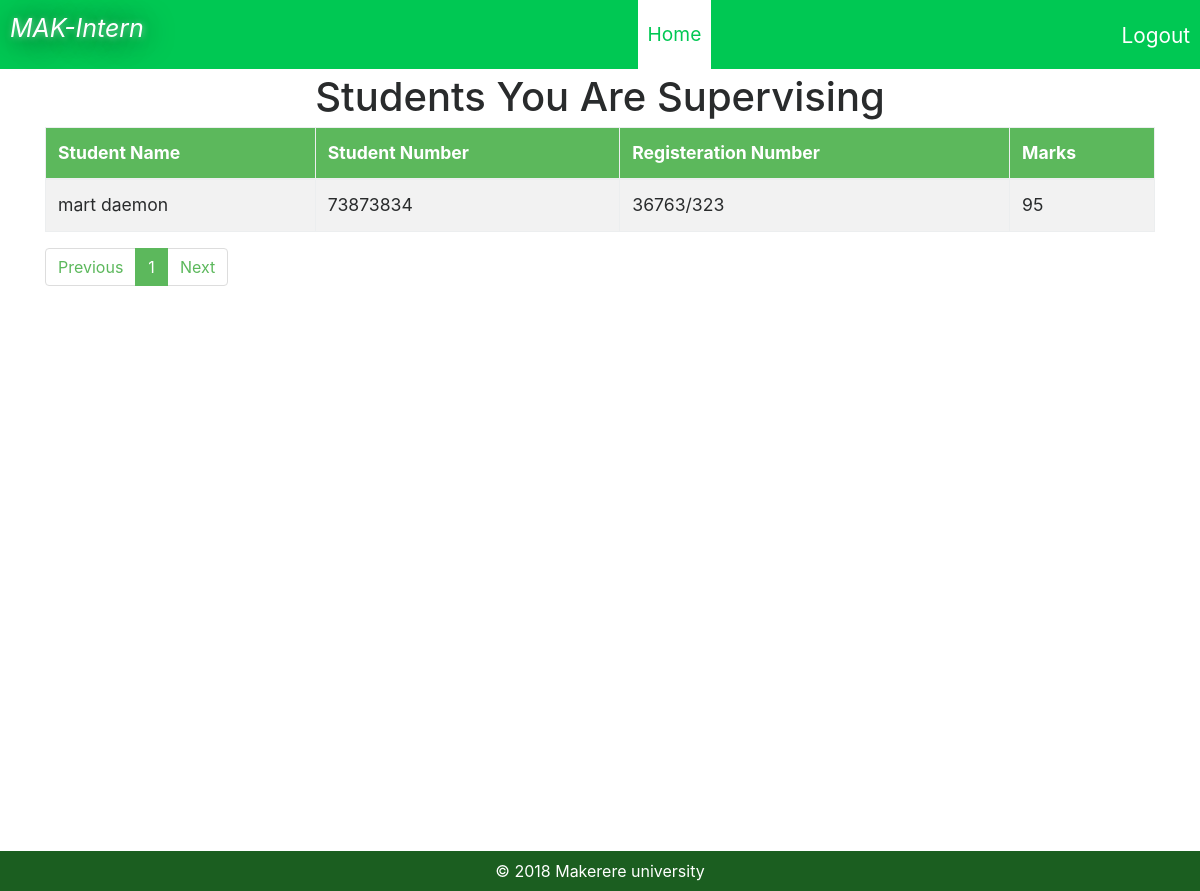
The app's page /users/accademic/index.php (signed in) with its own data.
### tables this page shows
CREATE TABLE `student` (
  `id` int(11) NOT NULL,
  `name` varchar(100) NOT NULL,
  `student_number` varchar(45) NOT NULL,
  `reg_number` varchar(45) NOT NULL,
  `academic_supervisor_id` int(11) NOT NULL,
  `field_supervisor_id` int(11) DEFAULT NULL,
  `college_id` int(11) NOT NULL,
  `field_sipervisor_field_marks` int(11) DEFAULT NULL,
  `accademic_supervisor_field_marks` int(11) DEFAULT NULL,
  `report_marks` int(11) DEFAULT NULL,
  `logbook_marks` int(11) DEFAULT NULL,
  `marks` int(11) DEFAULT NULL,
  `company_details` text,
  `exel_status` varchar(20) NOT NULL,
  `course_id` int(11) NOT NULL
);

### php/classes/Student.php (called while the page is built, shortened)
<?php
class Student{
    public static function getPaginatedStudentBySupervisorId($db, $supervisor_id, $lim){
        $sql = "SELECT * FROM student WHERE academic_supervisor_id = :academic_supervisor_id ORDER BY id ASC LIMIT $lim, 10";
        $stmt = $db->prepare($sql);
        $stmt->bindParam(':academic_supervisor_id', $supervisor_id);
        $stmt->execute();
        $results = $stmt->fetchAll(PDO::FETCH_ASSOC);
        return $results;
    }
    public static function getStudentPagesBySupervisorId($db, $supervisor_id){
        $sql = 'SELECT * FROM student WHERE academic_supervisor_id = :academic_supervisor_id';
        $stmt = $db->prepare($sql);
        $stmt->bindParam(':academic_supervisor_id', $supervisor_id);
        $stmt->execute();
        $rows = $stmt->rowCount();
        $pages = ceil($rows/10);
        return $pages;
    }
}

### php/classes/College.php (called while the page is built, shortened)
<?php
class College{
    public static function getCollegeById($db, $id){
        $sql = "SELECT * FROM colleges where id = :id";
        $stmt = $db->prepare($sql);
        $stmt->bindParam(":id", $id);
        $stmt->execute();
        $resutSet = $stmt->fetchAll(PDO::FETCH_ASSOC);
        if($stmt->rowCount() == 1){
            return $resutSet[0];
        }
    }
}

### users/accademic/index.php (the view, shortened to what this page needs)
<?php
require_once('../../php/db.php');
if(isset($_SESSION['accademic_supervisor'])){
    $user = $_SESSION['accademic_supervisor'];
}else{
    header('Location: ../../index.php');
}
if(isset($_GET['page'])){
     $page = $_GET['page'];
   }else{
     $page = 1;
   }
   if($page == '' || $page == 1){
     $page1 = 0;
   }else{
     $page1 = ($page * 10) - 10;
   }
   $prev = $page - 1;
   $next = $page + 1;
$total_pages = Student::getStudentPagesBySupervisorId($db, $user['id']);
$students = Student::getPaginatedStudentBySupervisorId($db, $user['id'], $page1);
$college_name = College::getCollegeById($db, $user['college_id'])['name'];
?>
<!DOCTYPE html>
<html lang="en">
<head>
    <link rel="stylesheet" href="../../assets/css/bootstrap-reboot.min.css">
    <link rel="stylesheet" href="../../assets/css/bootstrap-grid.min.css">
    <link rel="stylesheet" href="../../assets/css/bootstrap.min.css">
    <link rel="stylesheet" href="../../assets/css/navbar.css">
    <link rel="stylesheet" href="../../assets/css/style.css">
    <link rel="stylesheet" href="../../assets/css/accademic.css">
</head>
<body>
<div class="mynavbar">
    <a href="index.php" class="mybrand">MAK-Intern</a>
    <ul class="mynav">
      <li class="mynav-link">
        <a href="index.php" class="myactive">Home</a>
      </li>
    </ul>
      <a href="../../logout.php" class="logout">Logout</a>
  </div>
    <div class="container">
        <h1 class="text-center">Students You Are Supervising</h1>
        <?php if($college_name == "education"){
            ?>
            <table class="table table-striped table-bordered">
             <thead class="bg-success text-white text-capitalize">
                 <th>student name</th>
                 <th>student number</th>
                 <th>registeration number</th>
                 <th>marks</th>
             </thead>
             <?php foreach($students as $student){ ?>
                <tr>
                    <td><?php echo $student['name']; ?></td>
                    <td><?php echo $student['student_number']; ?></td>
                    <td><?php echo $student['reg_number']; ?></td>
                    <td><?php
                        if($student['marks']){
                            echo $student['marks'];
                        }else{
                            ?>
                            <a href="./edu_evaluate.php?id=<?php echo $student['id']; ?>" class="btn btn-success">Evaluate</a>
                            <?php
                        }
                    ?></td>
                </tr>
             <?php } ?>
        </table>
          <?php
        } ?>
    <nav aria-label="">
        <ul class="pagination">
          <li class="page-item <?php if($total_pages <= 1 || $prev < 1){echo "disabled";} ?>">
            <a class="page-link" href="?page=<?php echo $prev; ?>" tabindex="-1">Previous</a>
          </li>
          <li class="page-item <?php if($page == 1){echo "active";} ?>"><a class="page-link" href="?page=1">1</a></li>
          <li class="page-item <?php if($total_pages <= 1 || $next > $total_pages){echo "disabled";} ?>">
            <a class="page-link" href="?page=<?php echo $next; ?>">Next</a>
          </li>
        </ul>
      </nav>
    </div>
    <div class="footer">
    <p>&copy; <?php echo date('Y'); ?> Makerere university</p>
</div>
</body>
</html>

### assets/css/navbar.css (style rules this page uses)
.mynavbar { background-color:#00c853;position:fixed;width:100%;top:0;left:0;z-index:1 }
.mynavbar .mybrand { text-decoration:none;padding:10px;float:left;color:#fff;font-size:25px;font-style:italic;text-shadow:rgba(255,255,255,.49) 1px 1px 6px,#000 2px 3px 30px }
.mynavbar .mynav { padding:0;margin:0;text-align:center;font-size:1.2rem }
.mynavbar .mynav-link { list-style:none;display:inline }
.mynavbar .mynav a { text-decoration:none;padding:20px 10px;display:inline-block;color:#fff;margin-left:-5px }
.mynavbar .mynav .myactive { text-decoration:none;padding:20px 10px;display:inline-block;color:#00c853;background-color:#fff;margin-left:-5px }
.mynavbar .logout { text-decoration:none;font-size:1.3rem;padding:20px 10px;position:absolute;right:0;top:0;color:#fff }

### assets/css/style.css (style rules this page uses)
.footer { text-align:center;width:100%;color:#fff;margin-top:1rem;position:relative;bottom:0;background-color:#1b5e20;padding:.5rem }
.footer p { margin:0 }
.container { min-height:95vh }
nav .pagination .page-item .page-link { color:#5cb85c }
nav .pagination .page-item.active .page-link { background-color:#5cb85c;border-color:#5cb85c;color:#fff }

### assets/css/accademic.css (style rules this page uses)
body { padding-top:75px }
table { font-size:1.1rem }

### records on screen
student: name "mart daemon", student_number "73873834", reg_number "36763/323", marks "95"
